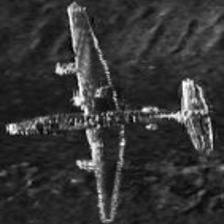
#> input picture data/raw/survey_5f5ba682/plane-real/plane-real/12.jpg, 224 x 224 px
$ python -i detection.py   (imports and definitions only)
#> lines starting #> are read from the running program, lines starting #| are printed output that depends on the picture; after the words box and inside, x2 and y2 are one past the last pixel; in counts of white or black regions, pixels touching at a corner belong together
#> further down, picture is the input picture: shape (224, 224, 3); min 0, max 255, mean 53.1
import numpy as np
import cv2
from pathlib import Path
from ..config import YOLO_DETECT_WEIGHTS, YOLO_CONFIDENCE, YOLO_IMGSZ, DEVICE

CLASS_NAMES = ["fishing_gear", "container", "wreckage", "artificial_object"]


class DetectionService:
    def __init__(self):
        self.model = None
        # True once a sonar-domain-trained checkpoint (backend/weights/yolov8n_sss.pt)
        # is loaded. False means we only have the generic COCO-pretrained
        # yolov8n.pt, whose class vocabulary (boats, backpacks, kites, ...)
        # has no reliable correspondence to sonar target classes.
        self.is_custom = False

    def load(self):
        try:
            from ultralytics import YOLO
            if YOLO_DETECT_WEIGHTS.exists():
                self.model = YOLO(str(YOLO_DETECT_WEIGHTS))
                self.is_custom = True
            else:
                # No sonar-trained weights available. We deliberately do NOT
                # load the generic COCO yolov8n.pt here anymore: previously
                # this code ran COCO inference and remapped arbitrary COCO
                # classes ("boat", "backpack", "kite", ...) onto sonar
                # classes via a hardcoded lookup table. COCO was trained on
                # everyday photographs, not acoustic backscatter imagery, so
                # those detections (and their confidences) were not
                # meaningful for sonar and actively corrupted the downstream
                # evidence-fusion and risk scoring. Falling straight through
                # to the domain-appropriate acoustic detector is more
                # honest than dressing up irrelevant COCO predictions as
                # sonar detections.
                print("Notice: no sonar-trained detection weights found "
                      f"({YOLO_DETECT_WEIGHTS}); using the acoustic "
                      "highlight-shadow detector instead of generic COCO "
                      "YOLO. Run scripts/train_yolo.py to train sonar-"
                      "specific weights.")
                self.model = None
                self.is_custom = False
        except Exception as e:
            print(f"Notice: YOLO model initialization fallback to acoustic detector: {e}")
            self.model = None
            self.is_custom = False

    def detect(self, image: np.ndarray) -> list[dict]:
        detections = []
        if self.model is None and not self.is_custom:
            self.load()

        if self.model is not None and self.is_custom:
            try:
                results = self.model.predict(
                    image,
                    conf=YOLO_CONFIDENCE,
                    imgsz=YOLO_IMGSZ,
                    device=0 if DEVICE == "cuda" else "cpu",
                    verbose=False,
                )

                for r in results:
                    boxes = r.boxes
                    if boxes is None:
                        continue
                    for i in range(len(boxes)):
                        xyxy = boxes.xyxy[i].cpu().numpy()
                        conf = float(boxes.conf[i].cpu().numpy())
                        cls_id = int(boxes.cls[i].cpu().numpy())
                        # The sonar-trained model's own class vocabulary IS
                        # the sonar class vocabulary (it was trained on
                        # fishing_gear/container/wreckage/artificial_object
                        # labels directly), so no COCO remapping is needed
                        # or applied.
                        cls_name = r.names.get(cls_id, CLASS_NAMES[cls_id % len(CLASS_NAMES)])

                        detections.append({
                            "bbox": {
                                "x1": float(xyxy[0]),
                                "y1": float(xyxy[1]),
                                "x2": float(xyxy[2]),
                                "y2": float(xyxy[3]),
                            },
                            "confidence": conf,
                            "class_id": CLASS_NAMES.index(cls_name) if cls_name in CLASS_NAMES else cls_id,
                            "class_name": cls_name,
                        })
            except Exception as e:
                print(f"YOLO predict error, falling back to acoustic detector: {e}")

        # If no sonar-trained model is available (or it found nothing),
        # fall back to the acoustic highlight-shadow detector.
        if not detections:
            detections = self._acoustic_detect(image)

        return detections

    def _acoustic_detect(self, image: np.ndarray) -> list[dict]:
        """
        Acoustic highlight-shadow detector for side-scan sonar images.
        Finds bright specular sonar echoes accompanied by acoustic shadow voids.
        """
        if len(image.shape) == 3:
            gray = cv2.cvtColor(image, cv2.COLOR_BGR2GRAY)
        else:
            gray = image.copy()

        h, w = gray.shape[:2]
#> h = 224; w = 224
        mid_x = w // 2
#> mid_x = 112
        background_mean = float(np.mean(gray))
#> background_mean = 53.05
        background_std = float(np.std(gray)) + 1e-6
#> background_std = 35.72

        # 1. Detect bright highlights (top 10% brightest pixels)
        p90 = np.percentile(gray, 92)
#> p90 = 106
        _, highlight_thresh = cv2.threshold(gray, max(175, int(p90)), 255, cv2.THRESH_BINARY)
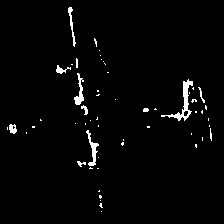
#> highlight_thresh: shape (224, 224); 2.2% white; 55 white regions (45 under 20 px), largest, box (x1, y1, x2, y2) and area: (161, 79, 193, 121) 284, (86, 130, 99, 166) 152, (74, 73, 84, 105) 138

        # Ignore nadir water column center
        nadir_mask = np.ones_like(gray, dtype=np.uint8)
        nadir_mask[:, max(0, mid_x - 30):min(w, mid_x + 30)] = 0
        highlight_thresh = cv2.bitwise_and(highlight_thresh, highlight_thresh, mask=nadir_mask)
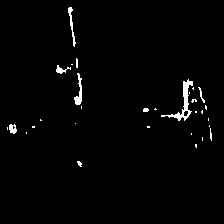
#> highlight_thresh: shape (224, 224); 1.6% white; 30 white regions (23 under 20 px), largest, box (x1, y1, x2, y2) and area: (161, 79, 193, 121) 284, (74, 73, 82, 105) 118, (68, 7, 76, 47) 97

        # Clean noise
        kernel = cv2.getStructuringElement(cv2.MORPH_RECT, (3, 3))
        highlight_clean = cv2.morphologyEx(highlight_thresh, cv2.MORPH_OPEN, kernel)
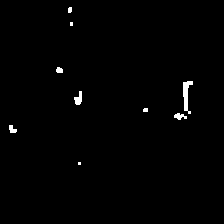
#> highlight_clean: shape (224, 224); 0.86% white; 9 white regions (3 under 20 px), largest, box (x1, y1, x2, y2) and area: (183, 81, 193, 114) 164, (74, 91, 82, 105) 72, (174, 113, 187, 120) 55, (9, 125, 17, 133) 44, (56, 67, 63, 73) 35, (68, 7, 72, 13) 22
        highlight_clean = cv2.morphologyEx(highlight_clean, cv2.MORPH_CLOSE, kernel)
#> highlight_clean: shape (224, 224); 0.87% white; 9 white regions (3 under 20 px)

        contours, _ = cv2.findContours(highlight_clean, cv2.RETR_EXTERNAL, cv2.CHAIN_APPROX_SIMPLE)
#> contours = 9 contours, 4 with area under 20; largest, box (x1, y1, x2, y2) and area: (183, 81, 193, 114) 122, (74, 91, 82, 105) 54, (174, 113, 187, 120) 42, (9, 125, 17, 133) 30, (56, 67, 63, 73) 25

        detections = []
        for cnt in contours:
            area = cv2.contourArea(cnt)
            if area < 120 or area > (h * w * 0.25):
                continue

            x, y, bw, bh = cv2.boundingRect(cnt)
            aspect_ratio = max(bw, bh) / max(1, min(bw, bh))

            # Look for adjacent acoustic shadow (very dark region next to highlight away from nadir)
            side = "port" if (x + bw/2) < mid_x else "starboard"
            shadow_dir = -1 if side == "port" else 1

            if shadow_dir == 1:
                sx1 = x + bw
                sx2 = min(w, x + bw + int(bw * 2.5))
                bbox_x1 = float(x)
                bbox_x2 = float(sx2)
            else:
                sx1 = max(0, x - int(bw * 2.5))
                sx2 = x
                bbox_x1 = float(sx1)
                bbox_x2 = float(x + bw)

            bbox_y1 = float(max(0, y - 5))
            bbox_y2 = float(min(h, y + bh + 5))

            # Classify based on acoustic geometry
            if area > 1200 or aspect_ratio > 3.0:
                cls_name = "wreckage"
                typical_area, area_tol = 2200.0, 1800.0
                typical_ar, ar_tol = 4.0, 2.5
            elif aspect_ratio < 1.8 and 300 < area <= 1200:
                cls_name = "container"
                typical_area, area_tol = 700.0, 500.0
                typical_ar, ar_tol = 1.3, 0.6
            elif aspect_ratio >= 2.0 and area <= 800:
                cls_name = "fishing_gear"
                typical_area, area_tol = 450.0, 350.0
                typical_ar, ar_tol = 2.6, 1.2
            else:
                cls_name = "artificial_object"
                typical_area, area_tol = 500.0, 400.0
                typical_ar, ar_tol = 1.5, 0.8

            # Confidence is derived from measured evidence rather than a
            # fixed per-class constant: how bright the highlight is versus
            # the local background (acoustic strength), and how closely the
            # blob's area/aspect-ratio match the profile typical of the
            # assigned class. A previous version returned hardcoded values
            # (0.91/0.88/0.84/0.82) regardless of the actual patch, which
            # fed a fake, uninformative "confidence" straight into the
            # evidence-fusion and risk-scoring stages downstream.
            mask = np.zeros_like(gray, dtype=np.uint8)
            cv2.drawContours(mask, [cnt], -1, 255, -1)
            highlight_mean = float(np.mean(gray[mask > 0])) if np.any(mask > 0) else background_mean
            intensity_z = (highlight_mean - background_mean) / background_std
            intensity_score = float(np.clip(intensity_z / 6.0, 0.0, 1.0))

            area_score = float(np.clip(1.0 - abs(area - typical_area) / area_tol, 0.0, 1.0))
            ar_score = float(np.clip(1.0 - abs(aspect_ratio - typical_ar) / ar_tol, 0.0, 1.0))

            conf = 0.45 * intensity_score + 0.30 * area_score + 0.25 * ar_score
            conf = float(np.clip(conf, 0.30, 0.97))

            detections.append({
                "bbox": {
                    "x1": bbox_x1,
                    "y1": bbox_y1,
                    "x2": bbox_x2,
                    "y2": bbox_y2,
                },
                "confidence": conf,
                "class_id": CLASS_NAMES.index(cls_name),
                "class_name": cls_name,
            })
#> this loop made 9 passes
#> area on passes 2, 3, 5, 7: 30.5, 42, 53.5, 25
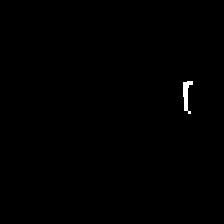
#> mask: shape (224, 224); 0.33% white; 1 white region, box (x1, y1, x2, y2) and area: (183, 81, 193, 114) 164
#> after the loop, detections = 1 item

        return detections

>>> import cv2
>>> picture = cv2.imread('../../../data/raw/survey_5f5ba682/plane-real/plane-real/12.jpg')
>>> result = DetectionService().detect(picture)
#> result = 1 item

$ run again, on data/raw/survey_5f5ba682/plane-real/plane-real/14.jpg
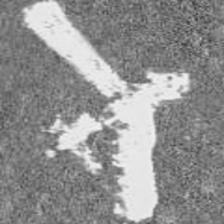
#> input picture data/raw/survey_5f5ba682/plane-real/plane-real/14.jpg, 224 x 224 px
#> picture is the input picture: shape (224, 224, 3); min 55, max 247, mean 145.1
#> background_mean = 145.1
#> background_std = 43.03
#> p90 = 230
#> in _acoustic_detect, `_, highlight_thresh = cv2.threshold(gray, max(175, int(p90)), 255, cv2..`:
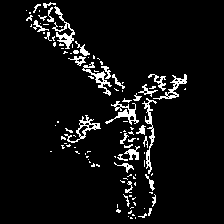
#> highlight_thresh: shape (224, 224); 6.2% white in thin lines or dots, all inside (x1, y1, x2, y2) = (26, 2, 187, 219)
#> in _acoustic_detect, `highlight_clean = cv2.morphologyEx(highlight_thresh, cv2.MORPH_OPEN, k..`:
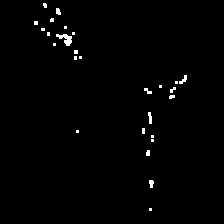
#> highlight_clean: shape (224, 224); 1.1% white; 27 white regions (18 under 20 px), largest, box (x1, y1, x2, y2) and area: (56, 34, 72, 46) 99, (179, 75, 187, 84) 36, (148, 112, 152, 124) 36
#> contours = 22 contours, 16 with area under 20; largest, box (x1, y1, x2, y2) and area: (56, 34, 72, 46) 84, (74, 50, 82, 60) 35, (175, 75, 187, 84) 30, (169, 87, 176, 99) 30, (148, 112, 152, 124) 22, (149, 180, 154, 188) 20
#> the loop in _acoustic_detect, `for cnt in contours:` made 22 passes
#> area on passes 2, 7, 9, 11, 12, 14: 20.5, 22, 29.5, 30, 35, 84
#> after the loop in _acoustic_detect, `for cnt in contours:`: detections = []

$ run again, on data/raw/survey_5f5ba682/plane-real/plane-real/15.jpg
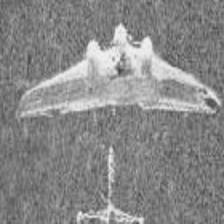
#> input picture data/raw/survey_5f5ba682/plane-real/plane-real/15.jpg, 224 x 224 px
#> picture is the input picture: shape (224, 224, 3); min 61, max 249, mean 136.3
#> background_mean = 136.3
#> background_std = 30.42
#> p90 = 194
#> in _acoustic_detect, `_, highlight_thresh = cv2.threshold(gray, max(175, int(p90)), 255, cv2..`:
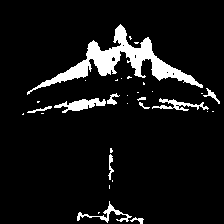
#> highlight_thresh: shape (224, 224); 7.9% white; 32 white regions (21 under 20 px), largest, box (x1, y1, x2, y2) and area: (27, 24, 203, 95) 2648, (54, 98, 106, 113) 362, (152, 98, 209, 111) 262
#> contours = 9 contours, 4 with area under 20; largest, box (x1, y1, x2, y2) and area: (142, 38, 203, 88) 708, (38, 63, 82, 88) 322, (55, 100, 82, 111) 140, (159, 99, 190, 110) 106, (208, 90, 216, 98) 30
#> the loop in _acoustic_detect, `for cnt in contours:` made 9 passes
#> area on passes 5, 7: 106, 29.5
#> after the loop in _acoustic_detect, `for cnt in contours:`:
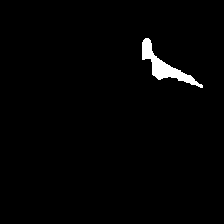
#> mask: shape (224, 224); 1.6% white; 1 white region, box (x1, y1, x2, y2) and area: (142, 38, 203, 88) 793
#> after the loop in _acoustic_detect, `for cnt in contours:`: detections = 3 items
